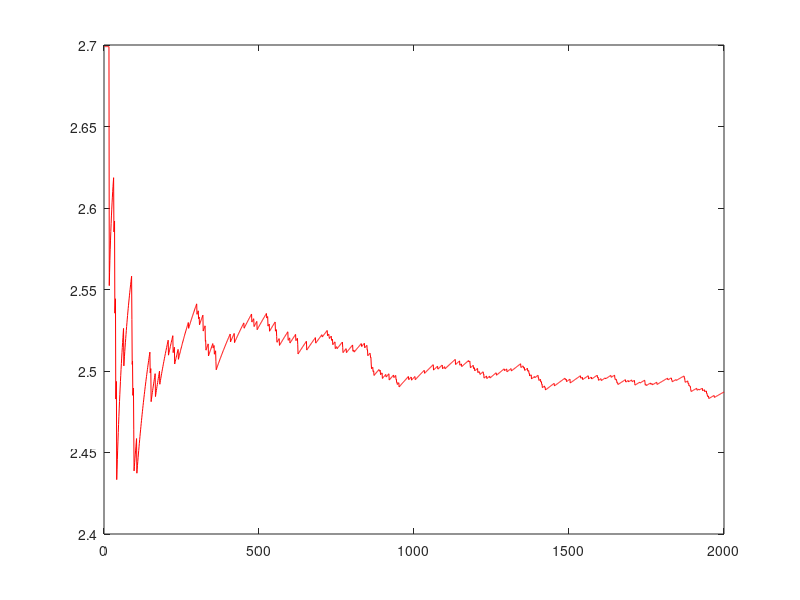

This chart was generated by the following MATLAB code:

% Bernoulli distribution
q =  normrnd(0,1,1,10);

%%
T = 2000; 
K = length(q);
%%
qdistri_est = repmat({[]},K,1);
reward = zeros(1,T);
e = 0.1;
for it = 1:T
    %e = (it).^(-1/3);
    success = randsample([1 0],1,true,[e 1-e]);
    
    if success
        % Exploration
        kchoice = randi(K);
    else
        % Explotation
        %qd_nt = arrayfun(@(i)length(i{:}) ,qdistri_est);
        qec = arrayfun(@(i)mean(i{:}) ,qdistri_est);
        %
        qec(isnan(qec)) = 0;
        %
        c = 2;
        [~ , kchoice] = max(qec);
    end
    p = q(kchoice);

    reward(it) = p;
    % save reward in this round
    qdistri_est{kchoice}(end+1) = reward(it);  
end
%
plot(cumsum(reward)./(1:T),'r-')
